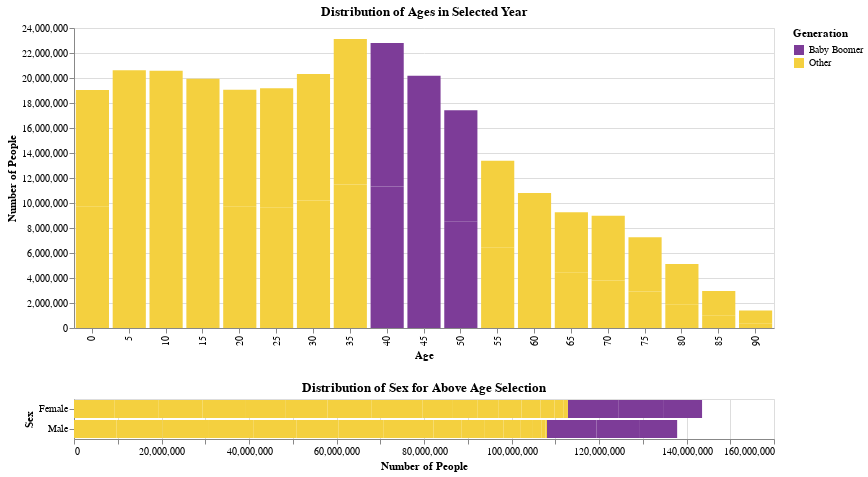

The code cell stored with this chart in its notebook:
### Markdown cell above
## Combine into One Chart

Let's visualize all the data by incorporating the year selection slider so that you can select which year of data you are viewing. Retain the ability to just select one age group for the sex distribution, and default to no age group selected.

Add a tooltip so you can see exactly how many people are in the age range for the top "Distribution of Ages for the Selected Year" histogram.

### Code cell
purple = "#7D3C98"
gold = "#F4D03F"
purple_gold = alt.Scale(domain=('Baby Boomer', 'Other'),
                      range=[purple, gold])

pts = alt.selection(type="single", encodings=['x'])

slider = alt.binding_range(min=1900, max=2000, step=10, name='Select Year:')
select_year = alt.selection_single(name="year", fields=['year'],
                                   bind=slider, init={'year': 2000})
chart1 = alt.Chart(df_population).mark_bar().encode(
    x=alt.X('age:N', axis=alt.Axis(title='Age')),
    y=alt.Y('sum(people)', scale=alt.Scale(domain=[0, 24000000]), axis=alt.Axis(title='Number of People')),
    color=alt.condition(pts,
                     alt.Color("Generation:N", scale=purple_gold),
                     alt.value("#bababa")),
    tooltip=['age', 'people']
).interactive(
).properties(
    title= 'Distribution of Ages in Selected Year',
    width= 700
).add_selection(
    select_year
).transform_filter(
    select_year
).add_selection(pts)

chart2 = alt.Chart(df_population).mark_bar().encode(
    x=alt.X('people:Q', scale=alt.Scale(), axis=alt.Axis(title='Number of People')),
    y=alt.Y('sex:N', axis=alt.Axis(title='Sex')),
    color=alt.Color('Generation:N', scale=purple_gold),order=alt.Order(
      'Generation',
      sort='descending'
    )
).properties(
    title='Distribution of Sex for Above Age Selection',
    width = 700
).transform_filter(
    pts
).transform_filter(
    select_year
)

alt.vconcat(
    chart1 & chart2
).resolve_legend(
    color="independent",
    size="independent"
)

### Figure 1 — Vega-Lite specification as saved in the notebook (floating-point values rounded to 4 significant figures; data arrays with more than 128 entries replaced by an {"elided": "..."} marker saying what was removed)
{"config": {"view": {"continuousWidth": 400, "continuousHeight": 300}}, "vconcat": [{"vconcat": [{"mark": "bar", "encoding": {"color": {"condition": {"field": "Generation", "scale": {"domain": ["Baby Boomer", "Other"], "range": ["#7D3C98", "#F4D03F"]}, "type": "nominal", "selection": "selector003"}, "value": "#bababa"}, "tooltip": [{"field": "age", "type": "quantitative"}, {"field": "people", "type": "quantitative"}], "x": {"axis": {"title": "Age"}, "field": "age", "type": "nominal"}, "y": {"aggregate": "sum", "axis": {"title": "Number of People"}, "field": "people", "scale": {"domain": [0, 24000000]}, "type": "quantitative"}}, "selection": {"selector004": {"type": "interval", "bind": "scales", "encodings": ["x", "y"]}, "year": {"type": "single", "fields": ["year"], "bind": {"input": "range", "max": 2000, "min": 1900, "name": "Select Year:", "step": 10}, "init": {"year": 2000}}, "selector003": {"type": "single", "encodings": ["x"]}}, "title": "Distribution of Ages in Selected Year", "transform": [{"filter": {"selection": "year"}}], "width": 700}, {"mark": "bar", "encoding": {"color": {"field": "Generation", "scale": {"domain": ["Baby Boomer", "Other"], "range": ["#7D3C98", "#F4D03F"]}, "type": "nominal"}, "order": {"field": "Generation", "sort": "descending", "type": "nominal"}, "x": {"axis": {"title": "Number of People"}, "field": "people", "scale": {}, "type": "quantitative"}, "y": {"axis": {"title": "Sex"}, "field": "sex", "type": "nominal"}}, "title": "Distribution of Sex for Above Age Selection", "transform": [{"filter": {"selection": "selector003"}}, {"filter": {"selection": "year"}}], "width": 700}]}], "data": {"name": "data-9d871896ad64672bb67284ad55f5b805"}, "resolve": {"legend": {"color": "independent", "size": "independent"}}, "$schema": "https://vega.github.io/schema/vega-lite/v4.17.0.json", "datasets": {"data-9d871896ad64672bb67284ad55f5b805": {"elided": "570 records"}}}
